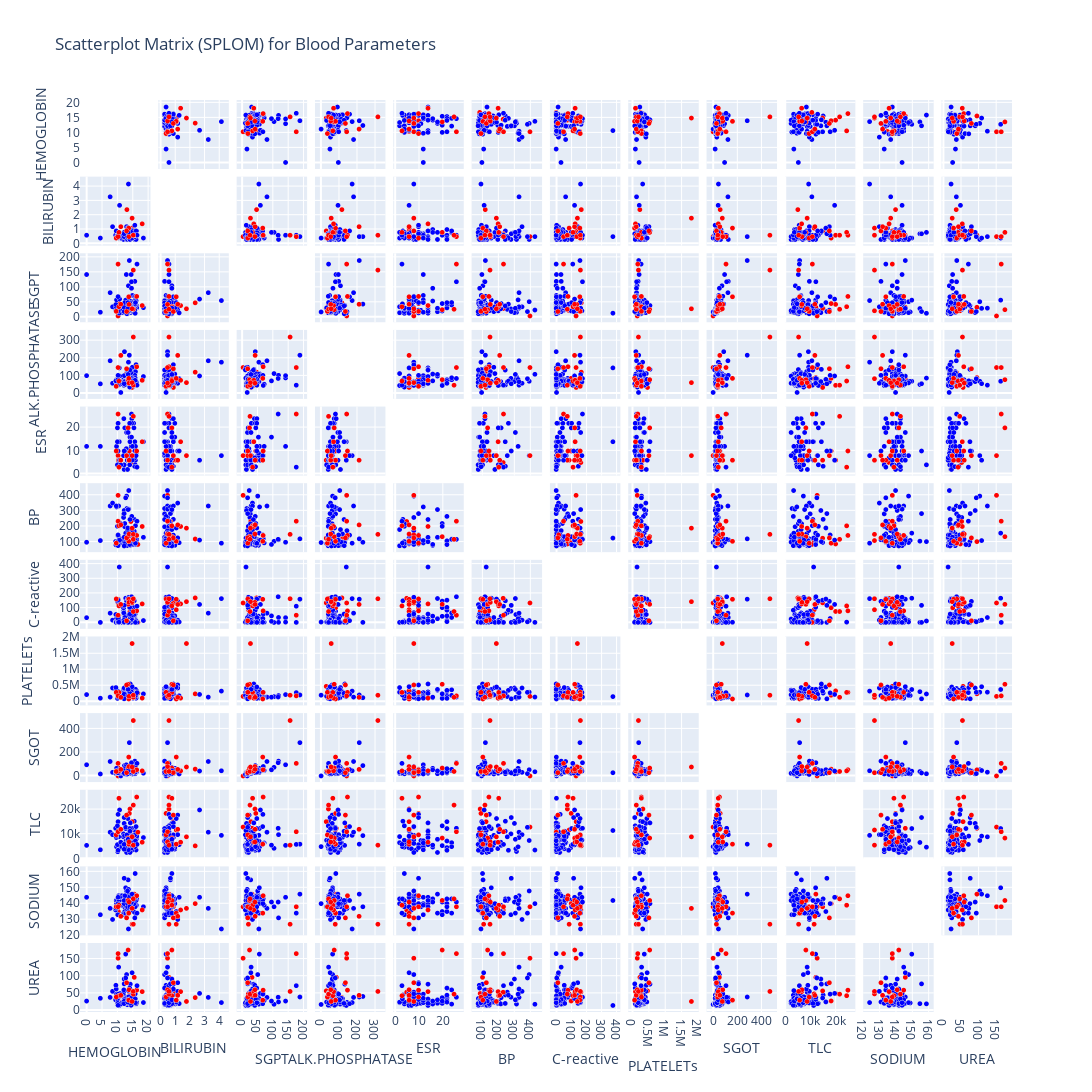

Write notebook code for a chart like this one.
### Code cell
import plotly.graph_objs as go
import plotly.express as px

textd = ['Alive' if cl==0 else 'Dead' for cl in df['Outcome']]
fig = go.Figure(data=go.Splom(
                  dimensions=[dict(label='HEMOGLOBIN', values=df['HEMOGLOBIN']),
                              dict(label='BILIRUBIN', values=df['TOTAL BILIRUBIN']),
                              dict(label='SGPT', values=df['SGPT']),
                              dict(label='ALK.PHOSPHATASE', values=df['ALKALINE PHOSPHATASE']),
                              dict(label='ESR', values=df['ERYTHROCYTE SEDIMENTATION RATE']),
                              dict(label='BP', values=df['RANDOM BLOOD SUGAR']),
                              dict(label='C-reactive', values=df['C-REACTIVE PROTEINS']),
                                  dict(label='PLATELETs', values=df['PLATELET COUNT']),
                              dict(label='SGOT', values=df['SGOT']),
                              dict(label='TLC', values=df['TLC COUNT']),
                              dict(label='SODIUM', values=df['SODIUM']),
                              dict(label='UREA', values=df['UREA'])],
    
                  marker=dict(color=df['Outcome'],
                              size=5,
                              colorscale='Bluered',
                              line=dict(width=0.5,
                                        color='rgb(230,230,230)')),
                  text=textd,
                  diagonal=dict(visible=False)))

title = "Scatterplot Matrix (SPLOM) for Blood Parameters"
fig.update_layout(title=title,
                  dragmode='select',
                  width=1250,
                  height=1250,
                  hovermode='closest')

fig.show()

### Figure 1 — Plotly figure (JSON) as saved in the notebook; plotly's stock layout.template omitted (floating-point values rounded to 4 significant figures; data arrays with more than 128 entries replaced by an {"elided": "..."} marker saying what was removed)
{"data": [{"diagonal": {"visible": false}, "dimensions": [{"label": "HEMOGLOBIN", "values": {"elided": "187 float values"}}, {"label": "BILIRUBIN", "values": {"elided": "187 float values"}}, {"label": "SGPT", "values": {"elided": "187 float values"}}, {"label": "ALK.PHOSPHATASE", "values": {"elided": "187 float values"}}, {"label": "ESR", "values": {"elided": "187 float values"}}, {"label": "BP", "values": {"elided": "187 float values"}}, {"label": "C-reactive", "values": {"elided": "187 float values"}}, {"label": "PLATELETs", "values": {"elided": "187 int values"}}, {"label": "SGOT", "values": {"elided": "187 float values"}}, {"label": "TLC", "values": {"elided": "187 int values"}}, {"label": "SODIUM", "values": {"elided": "187 int values"}}, {"label": "UREA", "values": {"elided": "187 float values"}}], "marker": {"color": {"elided": "187 int values"}, "colorscale": [[0, "rgb(0,0,255)"], [1, "rgb(255,0,0)"]], "line": {"color": "rgb(230,230,230)", "width": 0.5}, "size": 5}, "text": {"elided": "187 str values"}, "type": "splom"}], "layout": {"dragmode": "select", "height": 1250, "hovermode": "closest", "title": {"text": "Scatterplot Matrix (SPLOM) for Blood Parameters"}, "width": 1250}}
